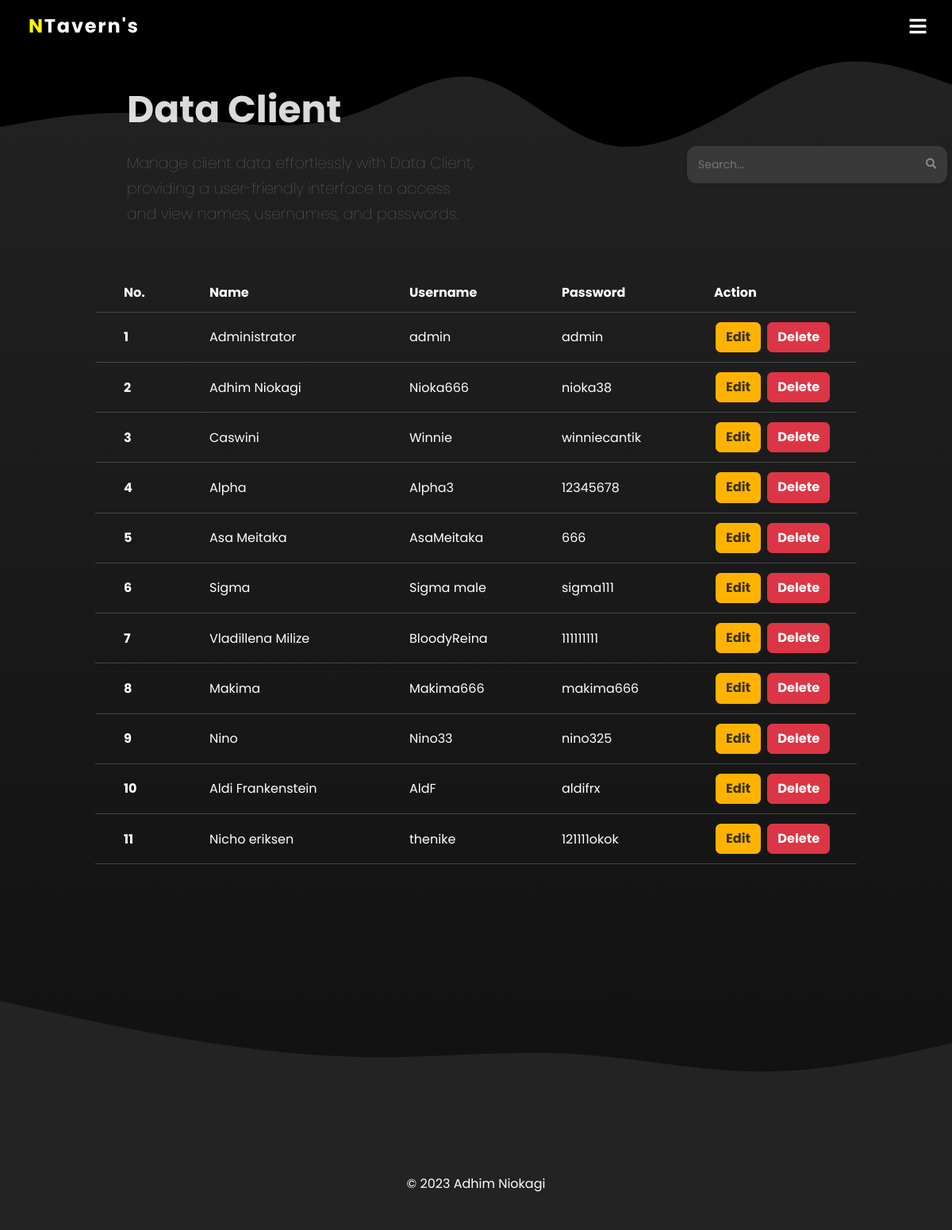
Page /public/data_client.php (signed in) on the committed database.
### tables this page shows
CREATE TABLE `account` (
  `nama` varchar(50) NOT NULL,
  `id` int(100) NOT NULL,
  `username` varchar(50) NOT NULL,
  `password` varchar(50) NOT NULL
);

### public/data_client.php (the view, shortened to what this page needs)
<?php
  include "header.php";
?>
<div class="content-menu-manage" id="">
  <div class="hero">
    <h2>Data Client</h2>
    <p>Manage client data effortlessly with Data Client, providing a user-friendly interface to access and view names, usernames, and passwords.</p>
  </div>
  <div class="container-menu-manage">
    <div class="search-container">
      <input type="text" id="search-input" placeholder="Search...">
      <button id="search-button"><i class="fas fa-search"></i></button>
    </div>
  </div>
</div>
<div class="container-table">
  <div class="table-responsive">
  <?php
    include "../config/config.php";
    $sql = "SELECT * FROM account";
    $result = $conn->query($sql);
    if ($result && $result->num_rows > 0) {
      ?>
      <table class="table">
        <thead class="thead-dark">
          <tr>
            <th scope="col">No.</th>
            <th scope="col">Name</th>
            <th scope="col">Username</th>
            <th scope="col">Password</th>
            <th scope="col">Action</th>
          </tr>
        </thead>
        <tbody>
        <?php
          $no = 1;
          while ($row = $result->fetch_assoc()) {
            echo '<tr>';
            echo '<th scope="row">' . $no . '</th>';
            echo '<td>' . $row['nama'] . '</td>';
            echo '<td>' . $row['username'] . '</td>';
            echo '<td>' . $row['password'] . '</td>';
            echo '<td>
                  <a href="edit_client.php?id=' . $row['id'] . '" class="btn btn-primary">Edit</a>
                  <button class="btn btn-danger" onclick="deleteClient(' . $row['id'] . ', \'' . $row['username'] . '\')">Delete</button>
                </td>';
            echo '</tr>';
            $no++;
          }
        ?>
        </tbody>
      </table>
    <?php
      } else {
        echo '<p>No client found.</p>';
      }
    ?>
  </div>
</div>
<?php
  include "footer.php";
?>

### public/css/home.css (style rules this page uses)
* { box-sizing: border-box; font-family: "Poppins"; }
body { width: auto; margin: 0; background-color: #0f0f0f; background-image: linear-gradient(0deg, #0f0f0f 0%, #232323 100%); color: white; }
.btn { display: inline-block; font-weight: 400; text-align: center; white-space: nowrap; vertical-align: middle; -webkit-user-select: none; -moz-user-select: none; -ms-user-select: none; user-select: none; border: 1px solid transparent; padding: 0.375rem 0.75rem; font-size: 1.01rem; font-weight: bold; line-height: 1.5; border-radius: 0.4rem; transition: color 0.15s ease-in-out, background-color 0.15s ease-in-out, border-color 0.15s ease-in-out, box-shadow 0.15s ease-in-out; text-decoration: none; margin: 0px 2px 0px 2px; cursor: pointer; }
.btn-primary { color: #3a3400; background-color: #ffb300; border-color: #ffb300; }
.btn-danger { color: #fff; background-color: #dc3545; border-color: #dc3545; }
.container-table { display: flex; position: relative; top: -39px; justify-content: center; overflow-x: auto; margin: 0px 120px 0px 120px; }
.container-table table { border-collapse: collapse; width: 100%; background-color: transparent; table-layout: fixed; }
.container-table th, .container-table td { padding: 10px; border: none; background-color: transparent; white-space: nowrap; overflow: hidden; text-overflow: ellipsis; }
.container-table th { margin-left: 10px; background-color: transparent; color: #fff; padding: 12px 12px; border-bottom: 1px solid #444; text-align: left; }
.container-table th:first-child { padding-left: 36px; }
.container-table th:nth-child(2) { position: relative; left: -60px; padding-left: -110px; }
.container-table td:nth-child(2) { position: relative; left: -60px; padding-left: -110px; }
.container-table td { font-weight: light; padding: 12px 12px; background-color: transparent; border-bottom: 1px solid #444; color: #fff; }
.content-menu-manage { display: inline-block; flex-direction: column; justify-content: center; align-items: flex-start; width: 450px; margin: 50px 0px 0px 160px; }
.content-menu-manage .hero { width: 100%; margin-top: -260px; }
.content-menu-manage h2 { color: #ffffffda; font-family: "Poppins", sans-serif; font-size: 47px; margin-bottom: 15px; }
.content-menu-manage p { font-family: "Poppins", sans-serif; color: #ffffff62; font-weight: lighter; line-height: 32px; font-size: 19px; margin-top: 17px; margin-bottom: 0px; }
.container-menu-manage { display: flex; justify-content: space-between; align-items: center; margin-top: 50px; }
.search-container { display: flex; position: relative; top: -152px; left: 706px; align-items: center; background-color: #393939; border: 2px solid #393939; color: #c2c2c2; border-radius: 12px; padding: 3px 4px 3px 4px; box-shadow: 0 2px 4px rgba(0, 0, 0, 0.1); }
#search-input { background-color: #393939; border: 2px solid #393939; color: #ffffff; border: none; outline: none; padding: 8px; font-size: 14px; }
#search-button { border: none; outline: none; background-color: transparent; cursor: pointer; padding: 8px; }
#search-button i { color: #888; }

### rows in the picture
account: nama "Administrator", username "admin", password "admin"
account: nama "Adhim Niokagi", username "Nioka666", password "nioka38"
account: nama "Caswini", username "Winnie", password "winniecantik"
account: nama "Alpha", username "Alpha3", password "12345678"
account: nama "Asa Meitaka", username "AsaMeitaka", password "666"
account: nama "Sigma", username "Sigma male", password "sigma111"
account: nama "Vladillena Milize", username "BloodyReina", password "111111111"
account: nama "Makima", username "Makima666", password "makima666"
account: nama "Nino", username "Nino33", password "nino325"
account: nama "Aldi Frankenstein", username "AldF", password "aldifrx"
account: nama "Nicho eriksen", username "thenike", password "121111okok"
